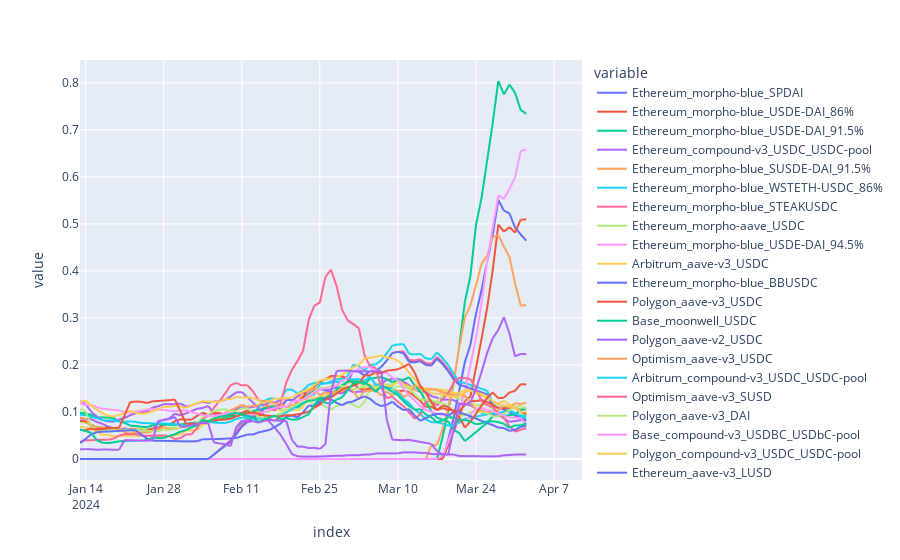

The notebook cell this image was saved under:
### Code cell
px.line(apy.rolling(window=10).mean().shift(-10))
